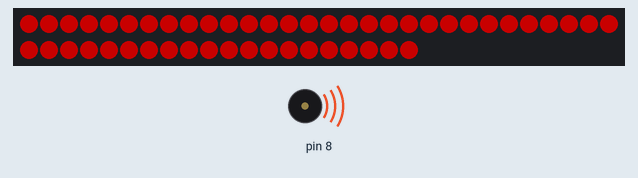
This sketch was run on a simulated Arduino Uno, built with avr-gcc and run on an emulated ATmega328P. Parts: 50 RGB LEDs in strip order, left to right, continuing on the next row, buzzer (waves = sounding). Dim RGB values are drawn brighter than linear.

Above: at 0.41 s.
At 1.62 s:
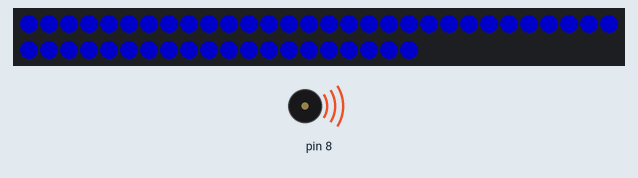
At 2.84 s:
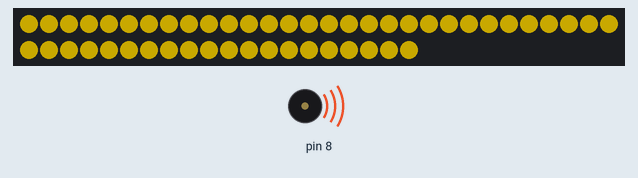
Timing chart, 0 to 40.0 s (numbered marks = the images above):
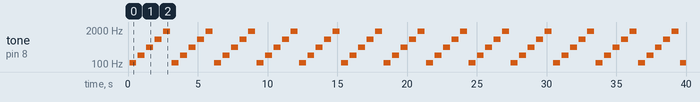

Measured:
- by itself, tone on pin 8: repeats every 3.0 s: silent 0.11 s, 220 Hz 0.50 s, silent 0.11 s, 440 Hz 0.50 s, silent 0.11 s, 880 Hz 0.50 s, silent 0.11 s, 1760 Hz 0.50 s, silent 0.11 s, 110 Hz 0.50 s
- what the display in image 1 shows lasts 0.6 s, from 1.4 s to 2.0 s

The sketch:

FullSystem.ino
```cpp
const int sensorPin = 11;
const int LightStringPin = 5;
const int numLights = 50; //number of lights in the string

#include <Adafruit_NeoPixel.h>

#define PIN_NEO_PIXEL 5  // Arduino pin that connects to NeoPixel
#define NUM_PIXELS 10    // The number of LEDs (pixels) on NeoPixel

Adafruit_NeoPixel NeoPixel(numLights, LightStringPin, NEO_GRB + NEO_KHZ800);
void setup() {
  pinMode(sensorPin, INPUT_PULLUP);

  NeoPixel.begin();
  NeoPixel.setBrightness(100);
  for (int pixel = 0; pixel < 50; pixel++) {
    NeoPixel.setPixelColor(pixel, NeoPixel.Color(0, 255, 0));
    NeoPixel.show();
  }
}

void loop() {
    int n = 55;
    for (int i = 0; i < 5; i++) {
      n = n * 2;
      tone(8, n, 500);
      for (int p = 0; p < numLights; p++) {
        if (i == 0) {
          NeoPixel.setPixelColor(p, NeoPixel.Color(255, 0, 0));
          NeoPixel.show();
        }
        if (i == 1) {
          NeoPixel.setPixelColor(p, NeoPixel.Color(255, 215, 0));
          NeoPixel.show();
        }
        if (i == 2) {
          NeoPixel.setPixelColor(p, NeoPixel.Color(0, 0, 255));
          NeoPixel.show();
        }
        if (i == 3) {
          NeoPixel.setPixelColor(p, NeoPixel.Color(255, 0, 0));
          NeoPixel.show();
        }
        if (i == 4) {
          NeoPixel.setPixelColor(p, NeoPixel.Color(255, 215, 0));
          NeoPixel.show();
        }
      }
      delay(500);
    }
  }
  //test

  
```
